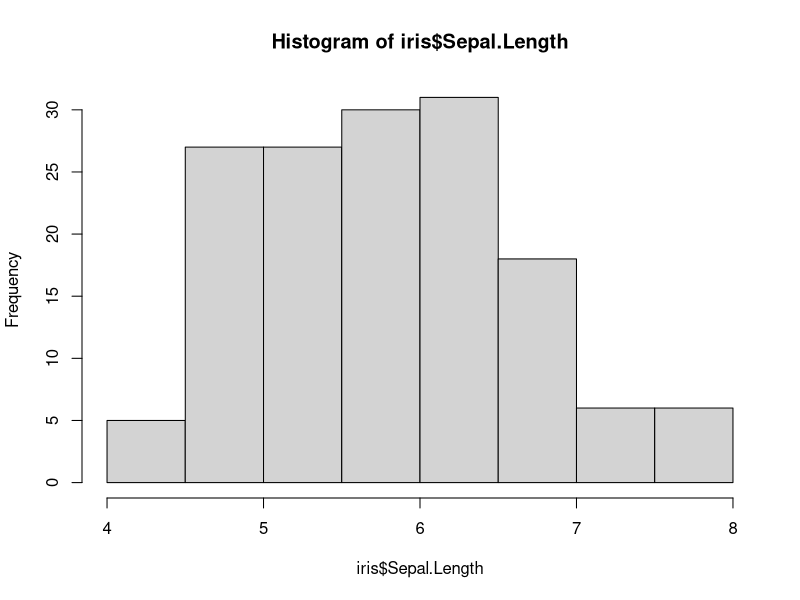
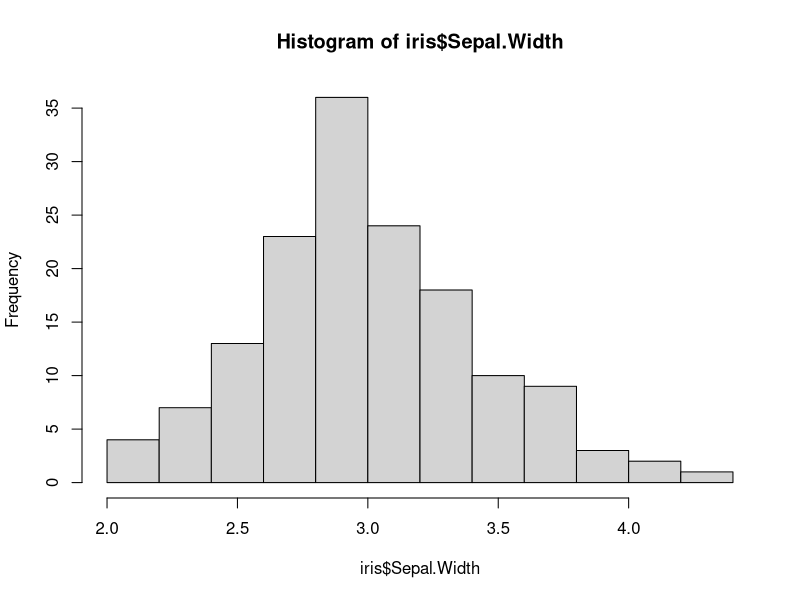

Write R code to recreate these figures, in order.
## ---- chunk 1
knitr::opts_chunk$set(echo = TRUE)
## ---- chunk 2
library(tidyverse)
## ---- chunk 3
str(iris)
## ---- chunk 4
hist(iris$Sepal.Length)
## ---- chunk 5
hist(iris$Sepal.Width)
